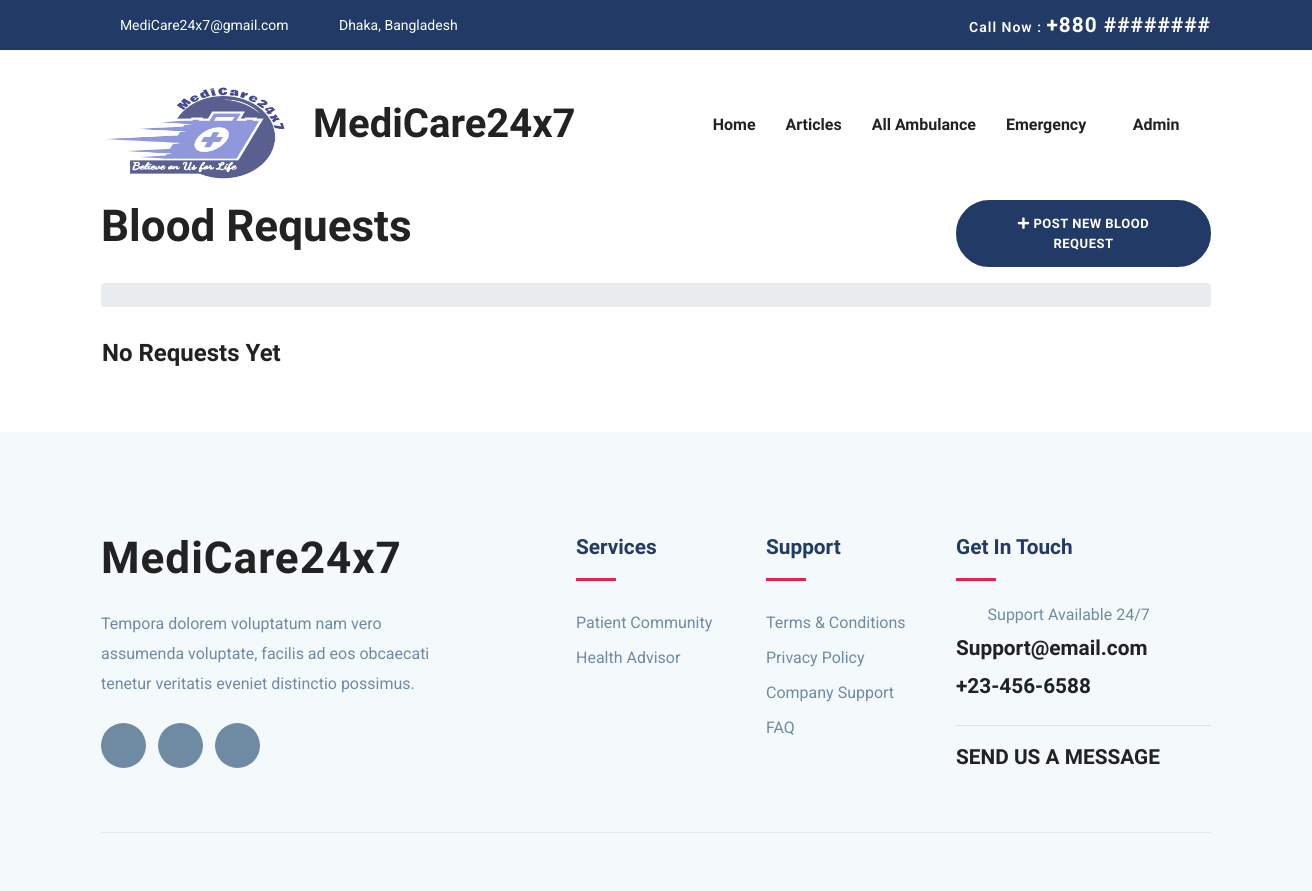
The page /blood-donation-home (signed in) on the database as committed earlier.
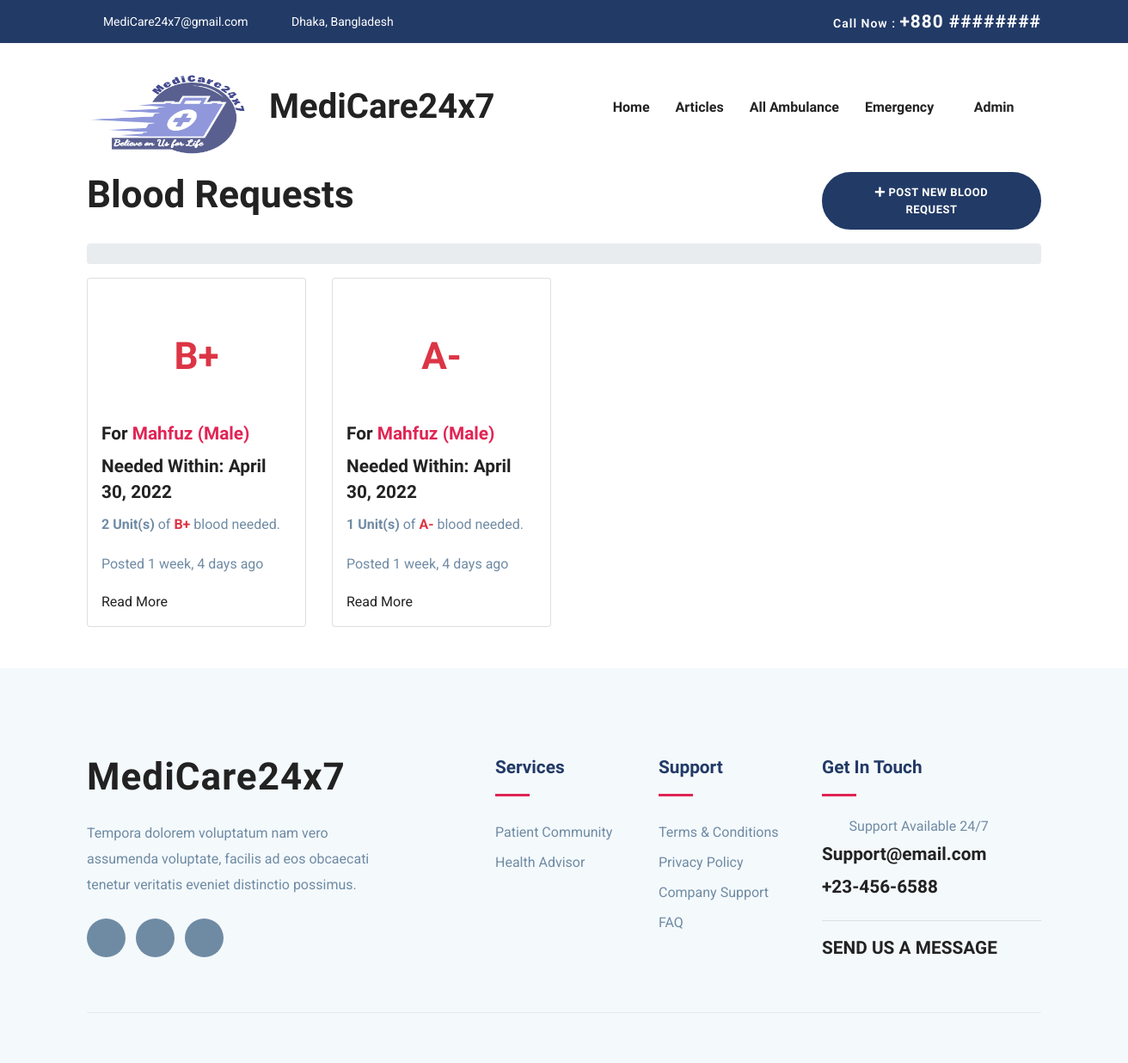
The same page on the database as committed later.
### blood_donation/models.py (models this page shows, shortened)
class BloodRequestModel(models.Model):
    user = models.ForeignKey(UserModel, on_delete=models.CASCADE) # user who requested blood
    patient_name = models.CharField(max_length=100) # patient's name
    gender = models.CharField(max_length=255)
    blood_group = models.CharField(max_length=255)
    quantity = models.IntegerField() # quantity of blood requested
    location = models.TextField(max_length=255)
    is_emergency = models.BooleanField(default=False) # is this request for an emergency
    is_active = models.BooleanField(default=True) # is this request active
    needed_within = models.DateField() # when is the blood needed
    phone = models.CharField(max_length=20)
    note = models.TextField(blank=True, null=True)
    posted_on = models.DateTimeField(auto_now_add=True)

### blood_donation/views.py (the view)
# urls.py: path('blood-donation-home', views.blood_donation_home_view, name='blood-donation-home'), # path for home page
@login_required(login_url="login")
def blood_donation_home_view(request):  # blood donation home page
    blood_requests = BloodRequestModel.objects.filter(is_active=True).order_by('-posted_on') # get all active blood requests by date posted on descending order
    paginator = Paginator(blood_requests, 16) # Show 16 requests per page
    page = request.GET.get('page', 1) # get page number from url
    try:
        blood_requests = paginator.page(page) # get the requested page
    except PageNotAnInteger: # if page is not an integer, deliver first page
        blood_requests = paginator.page(1)
    except EmptyPage: # if page is out of range, deliver last page of results
        blood_requests = paginator.page(paginator.num_pages)
    context = { # context to pass to template
        'blood_requests': blood_requests,
    }
    return render(request, 'blood_donation/blood-donation-home.html' ,context) # render the page to see all the requests

### accounts/models.py (called while the page is built)
    def __str__(self):
        return self.email

### templates/blood_donation/blood-donation-home.html (shortened to what this page needs)
{% extends "base.html" %}
{% load static %}
{% block content %}
<section>
    <div class="container">
        <div class="row">
            <div class="col-lg-6 col-md-12">
                <div class="blog-breadcrumbs-area">
                    <div class="blog-breadcrumbs-left">
                        <h2>Blood Requests</h2>
                    </div>
                </div>
            </div>
            <div class="col-lg-3 col-md-12">
            </div>
            <div class="col-lg-3 col-md-12">
                {% if user.is_authenticated %}
                <a href="{% url 'blood-donation-post-request' %}"
                   class="btn btn-main btn-round-full text-center"><i
                        class="fa fa-plus"></i>
                    <span>Post New Blood Request</span>
                </a>
                {% endif %}
            </div>
        </div>
        <div class="row mt-3">
            <div class="col-lg-12">
                <div class="blog-breadcrumbs-right">
                    <ol class="breadcrumb">
                    </ol>
                </div>
            </div>
        </div>
    </div>
    <div class="container">
        <div class="row">
            <div class="col-lg-12">
                <div class="row mb-5">
                    {% if not blood_requests %}
                    <h3 class="m-3">No Requests Yet</h3>
                    {% endif %}
                    {% for post in blood_requests %}
                    <div class="col-lg-3 col-md-3 col-sm-4">
                        <div class="card p-3 rounded">
                            <div class="single-blog-right">
                                <div class="m-5">
                                    <p class="h2 text-center text-danger">{{ post.blood_group }}</p>
                                </div>
                                <div class="blog-author">
                                    <h4>For
                                        <span class="text-color-2">{{ post.patient_name }}
                                            ({{ post.gender }})</span>
                                    </h4>
                                </div>
                                <div class="blog-content">
                                    <h4>Needed Within: {{ post.needed_within }}</h4>
                                    <p><strong class="strong">{{ post.quantity }} Unit(s)</strong> of
                                        <strong class="text-danger">{{ post.blood_group }}</strong>
                                        blood needed.</p>
                                    <p>Posted {{ post.posted_on|timesince }} ago</p>
                                    <div class="readmore_area">
                                        <a href="{% url 'blood-donation-request-detail' post.id %}"
                                           data-hover="Read More"><span>Read More</span></a>
                                    </div>
                                </div>
                            </div>
                        </div>
                    </div>
                    {% endfor %}
                </div>
            </div>
        </div>
    </div>
</section>
{% endblock %}

Rows that differ between the two databases and show on the page:
added BloodRequestModel: blood_group "B+", patient_name "Mahfuz", gender "Male", needed_within "April 30, 2022", quantity "2", posted_on "1 week, 4 days"
added BloodRequestModel: blood_group "A-", patient_name "Mahfuz", gender "Male", needed_within "April 30, 2022", quantity "1", posted_on "1 week, 4 days"
Other text that changed with them:
text no longer shown: "No Requests Yet"
